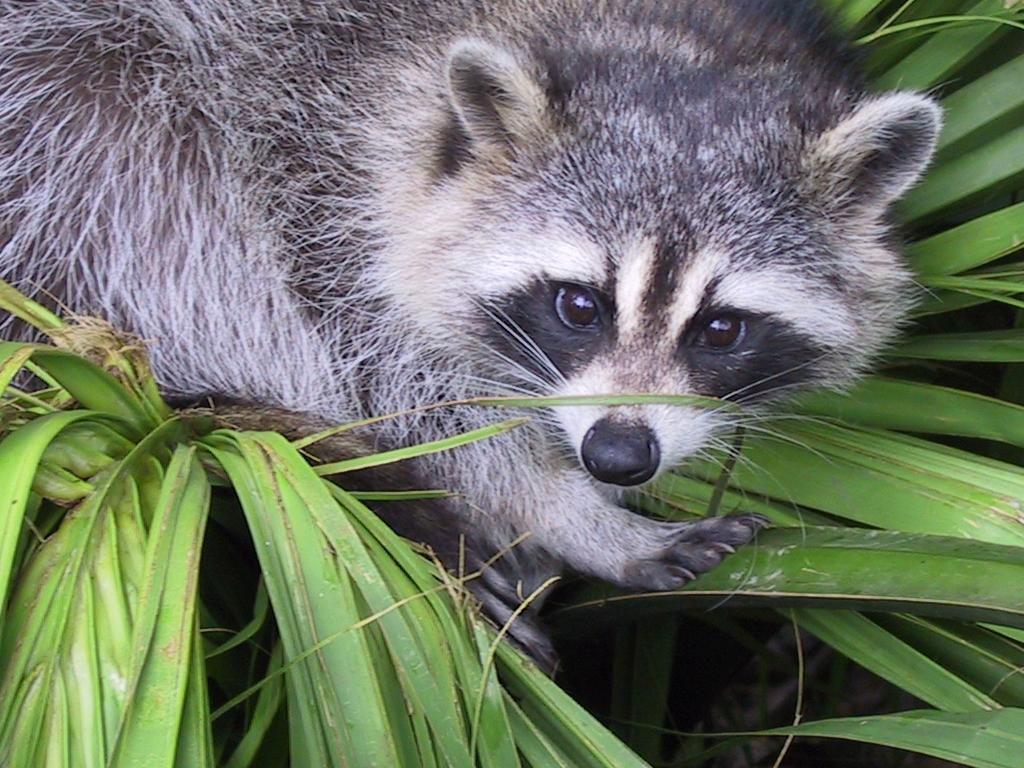
#> input picture ex04/animal.jpeg, 1024 x 768 px
$ python rotate.py
#> lines starting #> are read from the running program, lines starting #| are printed output that depends on the picture
### ex04/load_image.py
import numpy as np
from PIL import Image

def ft_load(path: str) -> list:
    """
    This function allows to load an image file.
    Input should be (path + ) filename.
    """

    try:
        img = Image.open(path)
        array = np.array(img)
        print(f"The shape of image is {array.shape}")
        print(array)
        return(array)

    except Exception as e:
        print("Unhandled error has occured:", e)

### ex04/rotate.py
import numpy as np
from PIL import Image
from load_image import ft_load


def rotater(array: list) -> list:
    """
    This functions takes a list and rotate to 90 degrees.
    """
    try:
        new_array = []
        width = len(array[0])
        height = len(array)
        for j in range(width):
            new_row = []
            for i in range(0, height - 1, 1):  # start, stop, step
                new_row.append(array[i][j])
            new_array.append(new_row)

    except Exception as e:
        print("Unhandled error has occured:", e)

    return new_array


def main():
    """
    Main entry point of rotate program.
    It takes, crops and rotate an image.
    """

    try:
        array = ft_load("animal.jpeg")
#> in ft_load, img is the input picture: PIL image 1024x768 RGB; mean R, G, B 110.7, 117.7, 102.1
#| The shape of image is (768, 1024, 3)
#> (printed output is left out)
        cropped = array[50:450, 500:900]
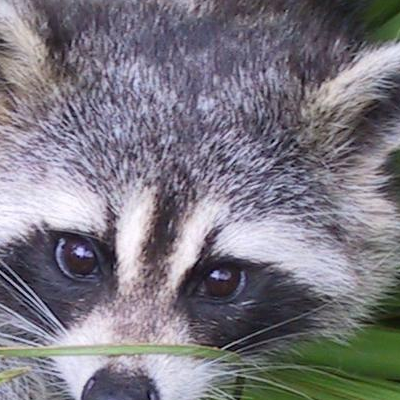
#> cropped: shape (400, 400, 3); mean R, G, B 123.5, 120, 129.5
        print(cropped)
#> (printed output is left out)
        rotated = rotater(cropped)
#> in rotater, `width = len(array[0])`: width = 400
#> after the loop in rotater, `for j in range(width):`: new_array = 400 items
#> rotated = 400 items
        print(np.array(rotated))
#> (printed output is left out)
        rotated = np.array(rotated)
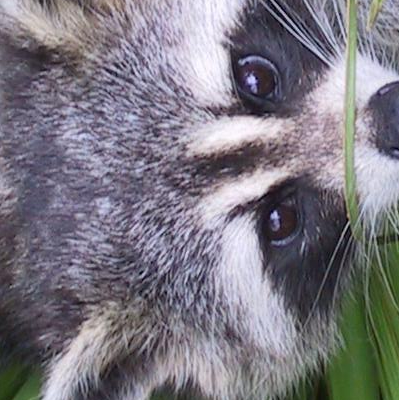
#> rotated: shape (400, 399, 3); mean of channels 0, 1, 2 123.6, 120, 129.5; drawn as R, G, B
        img_to_save = Image.fromarray(rotated.squeeze())
        img_to_save.save("rotated.jpeg")

    except Exception as e:
        print("Unhandled error has occured:", e)


if __name__ == "__main__":
    main()
